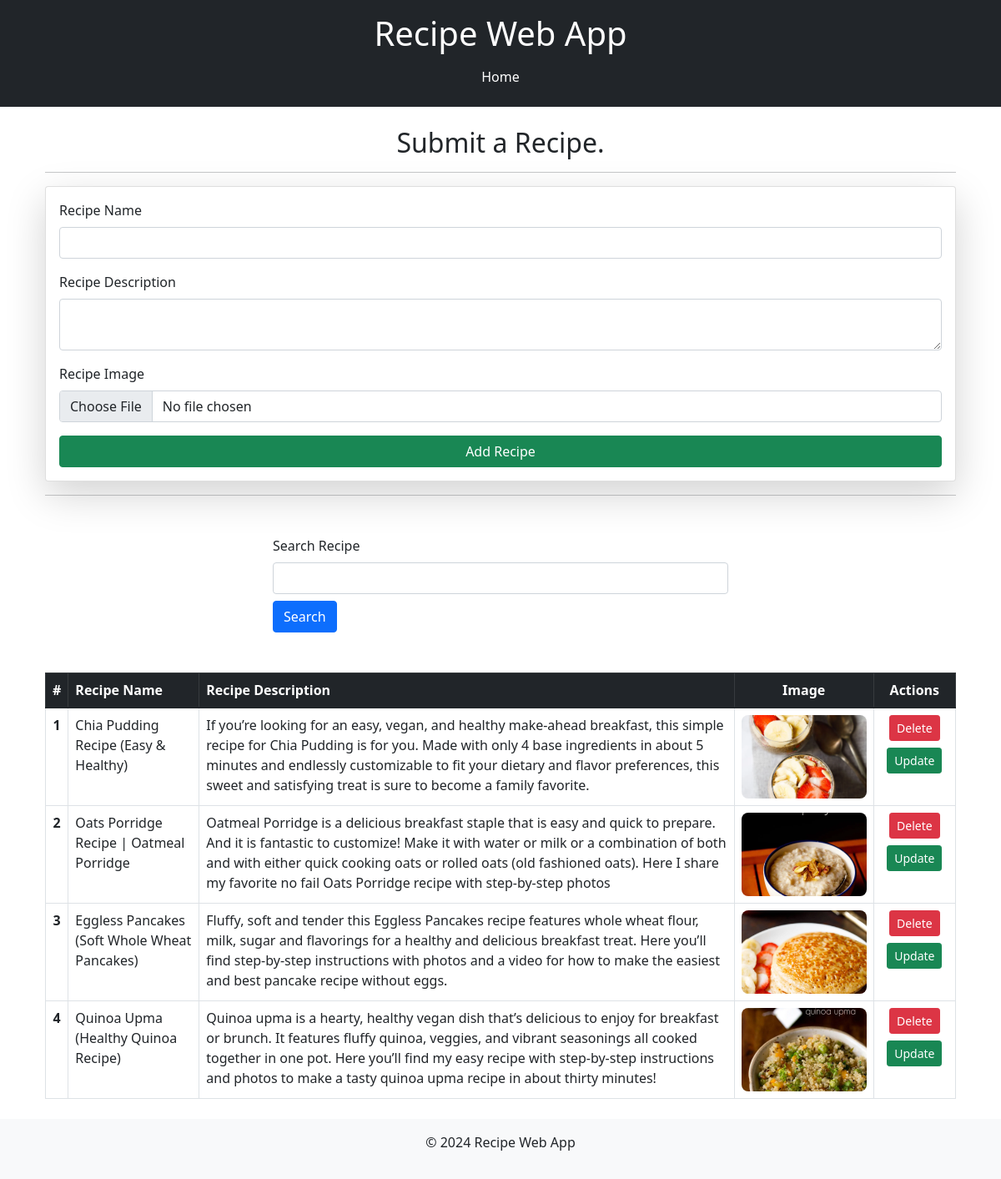
The page / on the database its author committed.
### vege/models.py (models this page shows)
class Receipe(models.Model):
    recipe_name = models.CharField(max_length=100)
    recipe_description = models.TextField()
    recipe_image = models.ImageField(upload_to="recipe")

### vege/views.py (the view, shortened to what this page needs)
# urls.py: path('', vege, name="home"),        # Route for the home page
def vege(request):
    queryset = Receipe.objects.all()
    if request.GET.get('search'):
        queryset = queryset.filter(recipe_name__icontains = request.GET.get('search'))
    return render(request, 'recipes.html', {'recipes': queryset})

### vege/Templates/recipes.html (shortened to what this page needs)
{% extends "base.html" %}
{% block content %}
<div class="container">
    <h2 style="text-align: center;">Submit a Recipe.</h2>
    <hr>
    <form class="mx-auto card p-3 shadow-lg" method="post" enctype="multipart/form-data">
        <div class="mb-3">
            <label for="recipeName" class="form-label">Recipe Name</label>
            <input name="recipe_name" required type="text" id="recipeName" class="form-control">
        </div>
        <div class="mb-3">
            <label for="recipeDescription" class="form-label">Recipe Description</label>
            <textarea id="recipeDescription" name="recipe_description" required class="form-control"></textarea>
        </div>
        <div class="mb-3">
            <label for="recipeImage" class="form-label">Recipe Image</label>
            <input name="recipe_image" type="file" id="recipeImage" class="form-control">
        </div>
        <button type="submit" class="btn btn-success">Add Recipe</button>
    </form>
    <hr>
    <div class="mt-5 mx-auto">
        <form>
            <div class="mb-3 mx-auto col-6">
                <label for="recipeSearch" class="form-label">Search Recipe</label>
                <input name="search" type="text" id="recipeSearch" class="form-control">
                <button type="submit" class="btn btn-primary mt-2">Search</button>
            </div>
        </form>
    </div>
    <table class="table table-hover table-bordered mt-5">
        <thead class="table-dark">
          <tr>
            <th scope="col" style="text-align: center;">#</th>
            <th scope="col">Recipe Name</th>
            <th scope="col">Recipe Description</th>
            <th scope="col" style="text-align: center;">Image</th>
            <th scope="col" style="text-align: center;">Actions</th>
          </tr>
        </thead>
        <tbody>
            {% for recipe in recipes %}
          <tr>
            <th scope="row" style="text-align: center;">{{ forloop.counter }}</th>
            <td>{{ recipe.recipe_name }}</td>
            <td>{{ recipe.recipe_description }}</td>
            <td style="text-align: center;">
                <img src="/media/{{ recipe.recipe_image }}" style="height: 100px; width: 150px; object-fit: cover; border-radius: 8px;">
            </td>
            <td style="text-align: center; align-items: center; ">
                <a href="/delete-recipe/{{ recipe.id }}" class="btn btn-danger btn-sm">Delete</a>
                <a href="/update-recipe/{{ recipe.id }}" class="btn btn-success btn-sm mt-2">Update</a>
            </td>
          </tr>
            {% endfor %}
        </tbody>
    </table>
</div>
{% endblock %}

### vege/Templates/base.html (shortened to what this page needs)
<!DOCTYPE html>
<html lang="en">
<head>
    <link href="https://cdn.jsdelivr.net/npm/bootstrap@5.1.3/dist/css/bootstrap.min.css" rel="stylesheet">
</head>
<body>
    <header class="bg-dark text-white py-3 ">
        <div class="container">
            <h1 class="text-center">Recipe Web App</h1>
            <nav class="nav justify-content-center">
                <a class="nav-link text-white" href="{% url 'home' %}">Home</a>
            </nav>
        </div>
    </header>
    <main class="container my-4">
        {% block content %}{% endblock %}
    </main>
    <footer class="text-center bg-light py-3">
        <p>&copy; 2024 Recipe Web App</p>
    </footer>
</body>
</html>

### rows shown on the page
Receipe: recipe_name "Chia Pudding Recipe (Easy & Healthy)", recipe_description "If you’re looking for an easy, vegan, and healthy make-ahead breakfast, this simple recipe for Chia Pudding is for you. Made with only 4 base ingredients in about 5 minutes and endlessly customizable to fit your dietary and flavor preferences, this sweet and satisfying treat is sure to become a family favorite.", recipe_image (picture)
Receipe: recipe_name "Oats Porridge Recipe | Oatmeal Porridge", recipe_description "Oatmeal Porridge is a delicious breakfast staple that is easy and quick to prepare. And it is fantastic to customize! Make it with water or milk or a combination of both and with either quick cooking oats or rolled oats (old fashioned oats). Here I share my favorite no fail Oats Porridge recipe with step-by-step photos", recipe_image (picture)
Receipe: recipe_name "Eggless Pancakes (Soft Whole Wheat Pancakes)", recipe_description "Fluffy, soft and tender this Eggless Pancakes recipe features whole wheat flour, milk, sugar and flavorings for a healthy and delicious breakfast treat. Here you’ll find step-by-step instructions with photos and a video for how to make the easiest and best pancake recipe without eggs.", recipe_image (picture)
Receipe: recipe_name "Quinoa Upma (Healthy Quinoa Recipe)", recipe_description "Quinoa upma is a hearty, healthy vegan dish that’s delicious to enjoy for breakfast or brunch. It features fluffy quinoa, veggies, and vibrant seasonings all cooked together in one pot. Here you’ll find my easy recipe with step-by-step instructions and photos to make a tasty quinoa upma recipe in about thirty minutes!", recipe_image (picture)
